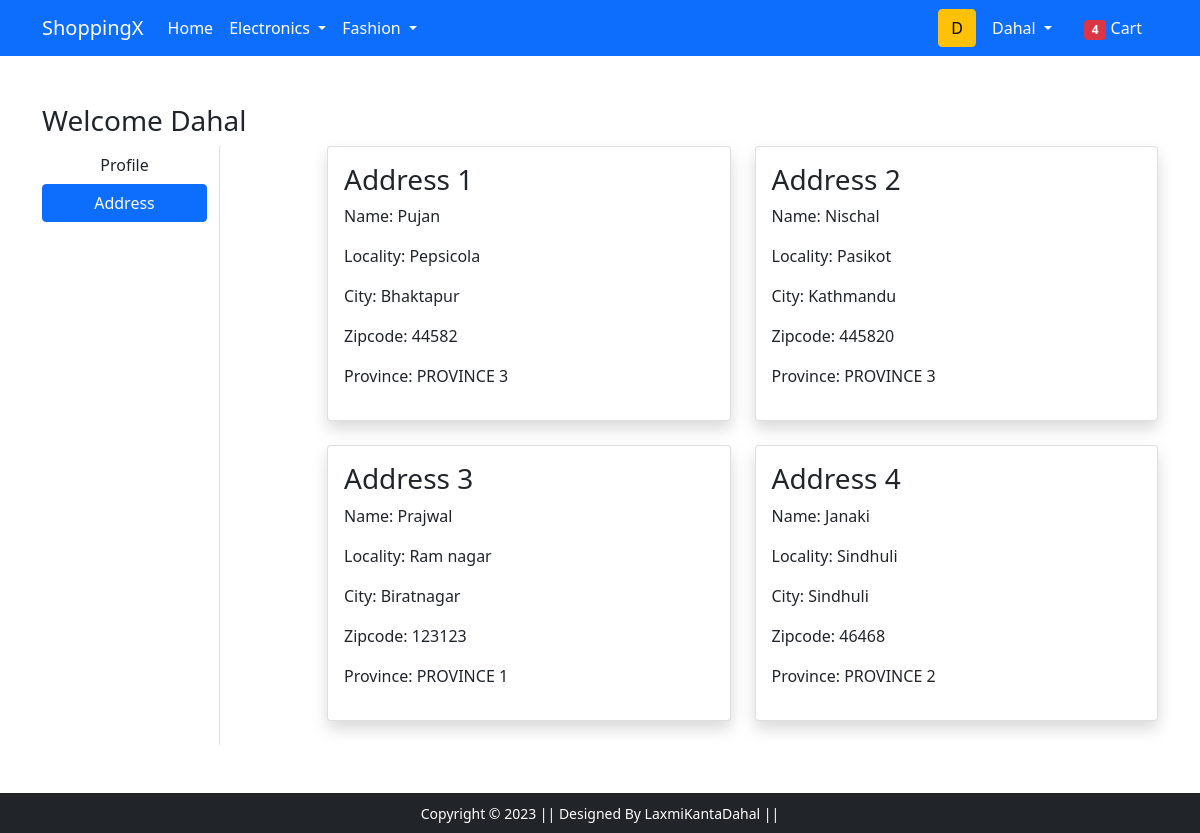
/address/ (signed in), run on the app's committed database.
### app/models.py (models this page shows, shortened)
class Customer(models.Model):
    user=models.ForeignKey(User, on_delete=models.CASCADE)
    name=models.CharField(max_length=200,unique=True)
    locality=models.CharField(max_length=200)
    city=models.CharField(max_length=200)
    zipcode=models.IntegerField()
    province=models.CharField(choices=PROVINCE_CHOICES,max_length=50)

### app/views.py (the view)
# urls.py: path('address/', views.address, name='address'),
def address(request):
    add=Customer.objects.filter(user=request.user)
    return render(request, 'app/address.html',{'add':add,'active':'btn-primary'})

### app/templates/app/address.html (shortened to what this page needs)
{% extends 'app/base.html' %}
{% load static %}
{% block main-content %}
<div class="container my-5">
 <div class="row">
 <h3>Welcome {{request.user.username|capfirst}}</h3>
  <div class="col-sm-2 border-end">
   <ul class="list-unstyled">
    <li class="d-grid"><a href="{% url 'profile' %}" class="btn">Profile</a></li>
    <li class="d-grid"><a href="{% url 'address' %}" class="btn {{active}}">Address</a></li>
   </ul>
  </div>
  <div class="col-sm-9 offset-sm-1">
   <div class="row">
    {% for a in add %}
    <div class="col-sm-6">
     <div class="card shadow mb-4">
      <div class="card-body">
       <h3>Address {{forloop.counter}}</h3>
       <p>Name: {{a.name|capfirst}} </p>
       <p>Locality: {{a.locality|capfirst}}</p>
       <p>City: {{a.city|capfirst}}</p>
       <p>Zipcode: {{a.zipcode|capfirst}}</p>
       <p>Province: {{a.province|capfirst}}</p>
      </div>
     </div>
    </div>
{% endfor %}
   </div>
  </div>
 </div>
</div>
{% endblock main-content %}

### app/templates/app/base.html (shortened to what this page needs)
<!doctype html>
{% load static %}
<html lang="en">
  <head>
    <link href="https://cdn.jsdelivr.net/npm/bootstrap@5.0.0-beta1/dist/css/bootstrap.min.css" rel="stylesheet">
    <link rel="stylesheet" href="{% static 'app/css/owl.carousel.min.css' %}">
    <link rel="stylesheet" href="{% static 'app/css/all.min.css' %}">
    <link rel="stylesheet" href="{% static 'app/css/style.css' %}">
  </head>
  <body>
    <nav class="navbar navbar-expand-lg navbar-dark bg-primary">
     <div class="container">
       <a class="navbar-brand" href="/">ShoppingX</a>
       <div class="collapse navbar-collapse" id="navbarSupportedContent">
         <ul class="navbar-nav me-auto mb-2 mb-lg-0">
           <li class="nav-item">
             <a class="nav-link active" aria-current="page" href="/">Home</a>
           </li>
           <li class="nav-item dropdown">
             <a class="nav-link dropdown-toggle text-white" href="#" id="electronicsDropdown" role="button" data-bs-toggle="dropdown" aria-expanded="false">
               Electronics
             </a>
           </li>
           <li class="nav-item dropdown">
             <a class="nav-link dropdown-toggle text-white" href="#" id="fashionDropdown" role="button" data-bs-toggle="dropdown" aria-expanded="false">
               Fashion
             </a>
           </li>
         </ul>
         <form class="d-flex">
           <button class="btn btn-warning" type="submit"> {{ request.user.username|first|upper}}</button>
         </form>
         <div>
          <ul class="navbar-nav me-auto mb-2 mb-lg-0">
            {% if request.user.is_authenticated %}
           <li class="nav-item dropdown mx-2">
              <a class="nav-link dropdown-toggle text-white" href="#" id="profileDropdown" role="button" data-bs-toggle="dropdown" aria-expanded="false">
                {{ request.user.username|capfirst}}
              </a>
            </li>
            <li class="nav-item mx-2">
             <a href="{% url 'showcart' %}" class="nav-link text-white"><span class="badge bg-danger">4</span> Cart </a>
            </li>
            {% endif %}
          </ul>
         </div>
       </div>
     </div>
    </nav>
    {% block main-content %} {% endblock main-content %}
    <footer class="container-fluid bg-dark text-center p-2 mt-5">
        <small class="text-white">Copyright &copy; 2023 || Designed By LaxmiKantaDahal || </small>
    </footer>
  </body>
</html>

### data on the page
Customer: name "Pujan", locality "Pepsicola", city "Bhaktapur", zipcode "44582", province "PROVINCE 3"
Customer: name "Nischal", locality "Pasikot", city "Kathmandu", zipcode "445820", province "PROVINCE 3"
Customer: name "Prajwal", locality "Ram nagar", city "Biratnagar", zipcode "123123", province "PROVINCE 1"
Customer: name "Janaki", locality "Sindhuli", city "Sindhuli", zipcode "46468", province "PROVINCE 2"

### other printed values
{{ request.user.username|first|upper }} "D"
{{ request.user.username|capfirst }} "Dahal"
